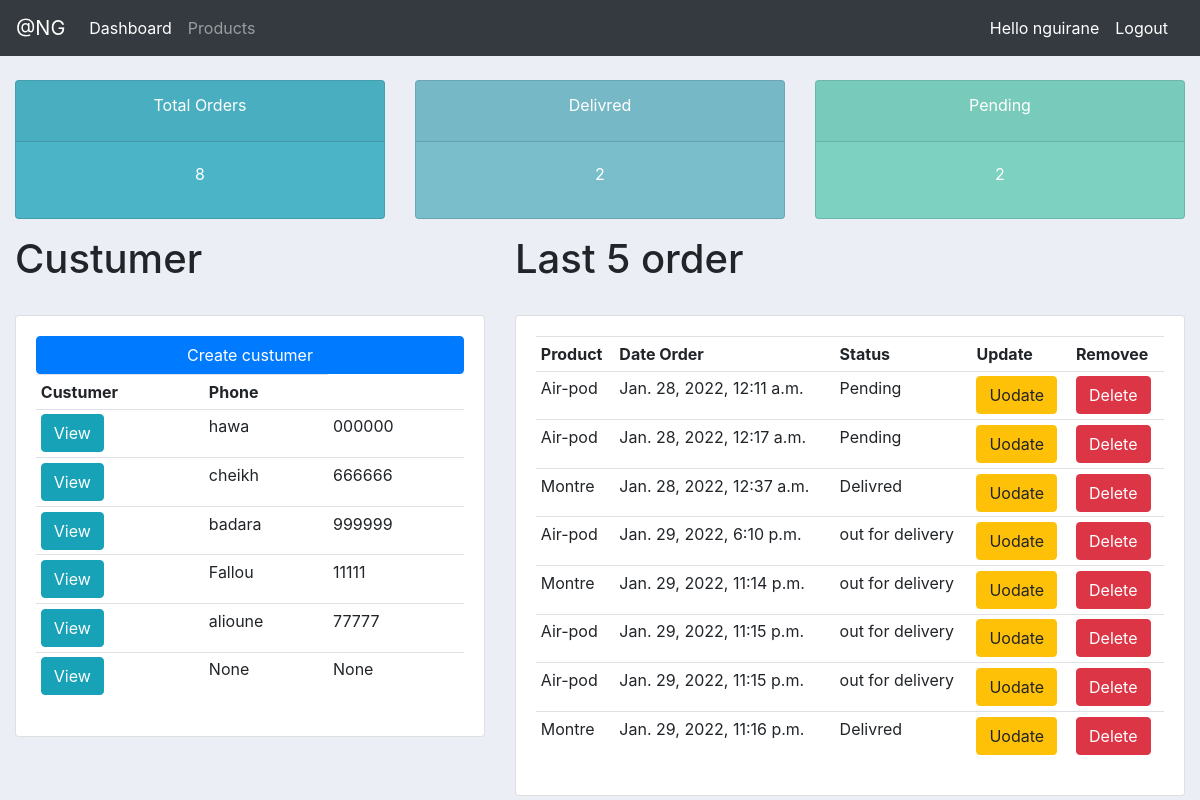
The app's page / (signed in) with its own data.
### account/models.py (models this page shows, shortened)
class Custumer(models.Model):
    user = models.OneToOneField(User, on_delete=models.CASCADE, null=True)
    name = models.CharField(max_length = 150, null=True)
    phone = models.CharField(max_length = 150, null=True)
    email = models.CharField(max_length = 150, null=True)
    date_created = models.DateTimeField(auto_now_add=True)

class Order(models.Model):
    STATUS = (
        ('Pending', 'Pending'),
            ('out for delivery', 'Out for delivery'),
            ('Delivred', 'Delivred')
        )
    date_created = models.DateTimeField(auto_now_add=True)
    customer = models.ForeignKey(Custumer, on_delete=models.CASCADE, null=True)
    product = models.ForeignKey(Product, on_delete=models.CASCADE, null=True)
    status = models.CharField(max_length = 150, choices=STATUS)
    note = models.CharField(max_length = 100, null=True)

class Product(models.Model):
    CATEGORY = (
        ("Indor", "Indor"),
        ("Out Dor", "Out Door")
    )
    name = models.CharField(max_length = 150, null=True)
    price = models.FloatField(null=True)
    category = models.CharField(max_length = 150, null=True , choices=CATEGORY)
    description = models.CharField(max_length = 150, null=True)
    date_created = models.DateTimeField(auto_now_add=True, null=True)

### account/decorators.py (the view)
        def wrapper_func(request, *args, **kwargs):
           group = None
           if request.user.groups.exists():
                group = request.user.groups.all()[0].name
           if group in allowed_roles:
               return view_func(request, *args, **kwargs)
           else:
               return redirect("user-page")

### account/views.py (called while the page is built)
@login_required(login_url='login')
@allowed_user(allowed_roles=['admin'])
@admin_only
def home(request):
    custumers = Custumer.objects.all()
    total_customers = Custumer.objects.count()
    orders = Order.objects.all()
    total_orders = Order.objects.count()
    total_delivred = Order.objects.filter(status='Delivred').count()
    total_pending = Order.objects.filter(status='Pending').count()
    context = {"custumers":custumers, "orders":orders,
                "total_customers":total_customers,
                "total_orders":total_orders,
                "total_delivred":total_delivred,
                "total_pending":total_pending }
    return render(request, 'account/dashboard.html', context)

### account/templates/account/dashboard.html
{% extends "account/base.html" %}
{% block content %}
{% include "account/status.html" %}
   <div class="row">
        <div class="col-md-5">
            <h1>Custumer</h1>
            <br>
            <div class="card card-body">
                <a href="" class="btn btn-primary btn-block">Create custumer</a>
                <table class="table table-sm">
                    <tr>
                        <th>Custumer</th>
                        <th>Phone</th>
                    </tr>
                    {% for c in custumers  %}
                    <tr>
                       <th><a href={% url 'customer' c.pk %} class="btn btn-info">View</a></th>
                        <td>{{ c.name }}</td>
                        <td>{{ c.phone }}</td>
                    </tr>
                {% endfor %}
                </table>
            </div>
        </div>
        <div class="col-md-7">
            <h1>Last 5 order</h1>
            <br>
            <div class="card card-body">
                <table class="table table-sm">
                    <tr>
                        <th>Product</th>
                        <th>Date Order</th>
                        <th>Status</th>
                        <th>Update</th>
                        <th>Removee</th>
                    </tr>
                        {% for o in orders  %}
                    <tr>
                         <td>{{ o.product.name }}</td>
                        <td>{{ o.date_created }}</td>
                        <td>{{ o.status }}</td>
                       <td><a href={% url 'updateOrder' o.pk %} class="btn btn-warning">Uodate</a></td>
                       <td><a href={% url 'deleteOrder' o.pk %} class="btn btn-danger">Delete</a></td>
                    </tr>
                {% endfor %}
                </table>
            </div>
        </div>
   </div>
{% endblock content %}

### account/templates/account/navbar.html (shortened to what this page needs)
<nav class="navbar navbar-expand-lg navbar-dark bg-dark">
  <a class="navbar-brand" href="#">@NG</a>
  <div class="collapse navbar-collapse" id="navbarNav">
    <ul class="navbar-nav mr-auto">
    {% if request.user.is_staff %}
      <li class="nav-item active">
        <a class="nav-link" href={% url 'home' %}>Dashboard</a>
      </li>
      <li class="nav-item">
        <a class="nav-link" href={% url 'products' %}>Products</a>
      </li>
    {% endif %}
    </ul>
    <span class="text-white">Hello {{ request.user}}</span>
    <span> <a class="nav-link text-white" href={% url 'logout' %}>Logout</a></span>
  </div>
</nav>

### account/static/css/main.css (style rules this page uses)
body { background-color: #ebeff5; }

### records on screen
Custumer: name "hawa", phone "000000"
Custumer: name "cheikh", phone "666666"
Custumer: name "badara", phone "999999"
Custumer: name "Fallou", phone "11111"
Custumer: name "alioune", phone "77777"
Custumer: name "None", phone "None"
Order: product.name "Air-pod", date_created "Jan. 28, 2022, 12:11 a.m.", status "Pending"
Order: product.name "Air-pod", date_created "Jan. 28, 2022, 12:17 a.m.", status "Pending"
Order: product.name "Montre", date_created "Jan. 28, 2022, 12:37 a.m.", status "Delivred"
Order: product.name "Air-pod", date_created "Jan. 29, 2022, 6:10 p.m.", status "out for delivery"
Order: product.name "Montre", date_created "Jan. 29, 2022, 11:14 p.m.", status "out for delivery"
Order: product.name "Air-pod", date_created "Jan. 29, 2022, 11:15 p.m.", status "out for delivery"
Order: product.name "Air-pod", date_created "Jan. 29, 2022, 11:15 p.m.", status "out for delivery"
Order: product.name "Montre", date_created "Jan. 29, 2022, 11:16 p.m.", status "Delivred"

### other values on screen
{{ request.user }} "nguirane"
{{ total_orders }} "8"
{{ total_delivred }} "2"
{{ total_pending }} "2"
